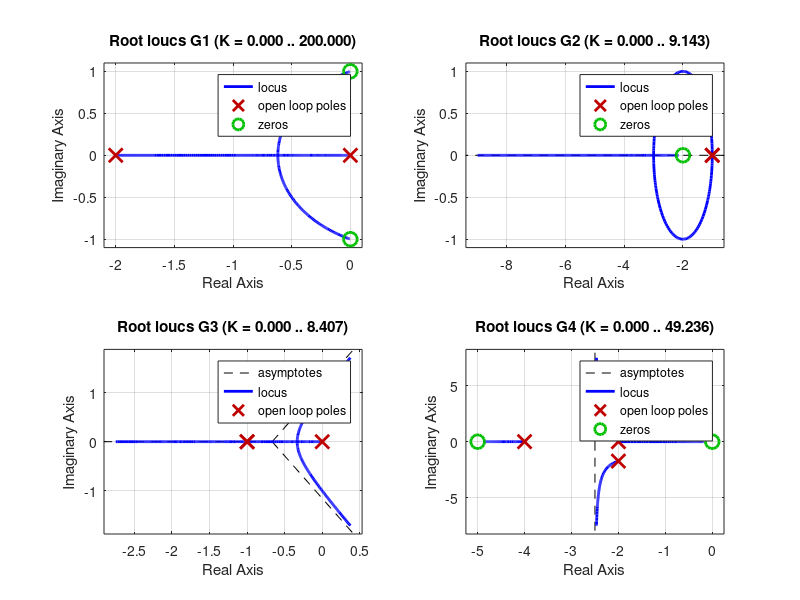

Here is the MATLAB script that generated this plot:
G1=tf([1 0 1],[1 2 0]);
G2=tf([1 2],[1 2 1]);
G3=tf(1,conv([1 0],[1 2 1]));
G4=tf([1 5 0],conv([1 2],conv([1 4],[1 4 7])));
subplot(221)
rlocus(G1)
subplot(222)
rlocus(G2)
subplot(223)
rlocus(G3)
subplot(224)
rlocus(G4)
